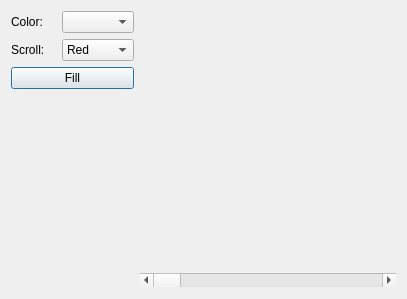
<ui version="4.0" >
 <class>Colorspace_Window</class>
 <widget class="QDialog" name="Colorspace_Window" >
  <property name="geometry" >
   <rect>
    <x>0</x>
    <y>0</y>
    <width>407</width>
    <height>299</height>
   </rect>
  </property>
  <property name="windowTitle" >
   <string>Colorspace</string>
  </property>
  <layout class="QHBoxLayout" >
   <item>
    <layout class="QGridLayout" >
     <item row="0" column="0" >
      <widget class="QLabel" name="label_2" >
       <property name="text" >
        <string>Color:</string>
       </property>
      </widget>
     </item>
     <item row="0" column="1" >
      <widget class="QComboBox" name="show_color" />
     </item>
     <item row="1" column="0" >
      <widget class="QLabel" name="label" >
       <property name="text" >
        <string>Scroll:</string>
       </property>
      </widget>
     </item>
     <item row="1" column="1" >
      <widget class="QComboBox" name="scroll_color" >
       <item>
        <property name="text" >
         <string>Red</string>
        </property>
       </item>
       <item>
        <property name="text" >
         <string>Green</string>
        </property>
       </item>
       <item>
        <property name="text" >
         <string>Blue</string>
        </property>
       </item>
      </widget>
     </item>
     <item row="2" column="0" colspan="2" >
      <widget class="QPushButton" name="fill" >
       <property name="text" >
        <string>Fill</string>
       </property>
      </widget>
     </item>
     <item row="3" column="1" >
      <spacer>
       <property name="orientation" >
        <enum>Qt::Vertical</enum>
       </property>
       <property name="sizeHint" >
        <size>
         <width>20</width>
         <height>40</height>
        </size>
       </property>
      </spacer>
     </item>
    </layout>
   </item>
   <item>
    <layout class="QVBoxLayout" >
     <item>
      <widget class="Colorspace_View" native="1" name="view" >
       <property name="sizePolicy" >
        <sizepolicy vsizetype="Fixed" hsizetype="Fixed" >
         <horstretch>0</horstretch>
         <verstretch>0</verstretch>
        </sizepolicy>
       </property>
       <property name="minimumSize" >
        <size>
         <width>256</width>
         <height>256</height>
        </size>
       </property>
      </widget>
     </item>
     <item>
      <widget class="QScrollBar" name="scrollbar" >
       <property name="maximum" >
        <number>15</number>
       </property>
       <property name="pageStep" >
        <number>1</number>
       </property>
       <property name="orientation" >
        <enum>Qt::Horizontal</enum>
       </property>
      </widget>
     </item>
    </layout>
   </item>
  </layout>
 </widget>
 <customwidgets>
  <customwidget>
   <class>Colorspace_View</class>
   <extends>QWidget</extends>
   <header>../Colorspace_View.h</header>
   <container>1</container>
  </customwidget>
 </customwidgets>
 <resources/>
 <connections/>
</ui>
